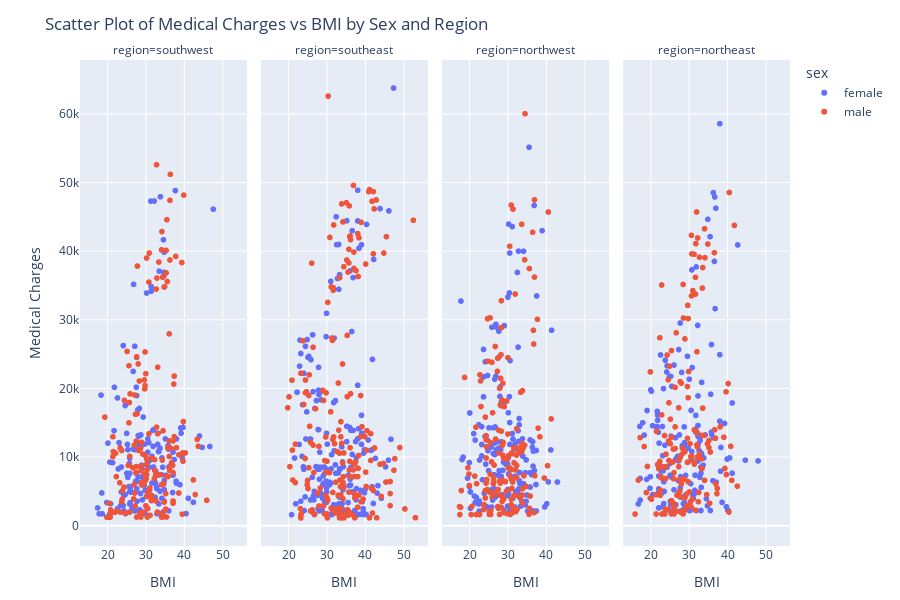

Source (notebook cell):
### Markdown cell above
Graph 1: 

**Observations:**

**Distribution of Medical Charges:**
1. Medical charges are right-skewed, with most charges concentrated between 0 and 10,000.
2. There are fewer instances as charges increase, with some extreme values reaching up to 60,000 or more.

**Comparison by Sex:**
1. Males (red) tend to have higher charges on average compared to females (blue).
2. The distribution of charges for males shows more instances of high charges, especially beyond 20,000. This is evident in both the histogram and box plot.
3. Females have a tighter range, with fewer instances of extremely high charges.

**Box Plot Insights:**
1. The box plots show that the median medical charges for males are higher than for females.
2. There are more outliers for males on the higher end, indicating a greater number of males with exceptionally high medical costs.
3. Females also have outliers, but these are less frequent and not as extreme as those observed in males.

**Probability Density:**

The probability density overlay shows that females have a higher density of lower charges (closer to 0-10k), whereas males show a more spread-out density across a broader range of charges.

**Conslusions:**

This visualization suggests that males generally incur higher medical charges than females, with a more significant number of high-cost outliers. The bulk of both male and female charges are low, but the long right tail for males indicates that a subset of the male population experiences significantly higher medical costs. This could be due to underlying health factors or lifestyle differences that warrant further investigation.

Graph 2:

**Observations:**

**Distribution of Medical Charges Across Regions:**
1. Medical charges exhibit a right-skewed distribution across all regions, with most charges concentrated below 10,000.
2. Higher charges (over 20,000) are less common, but some individuals incur charges upwards of 50,000 or more.

**Comparison Between Regions:**
1. Southeast (red) has the largest spread and highest median of medical charges, as shown by the box plot. This region has more high-cost outliers, indicating that a larger portion of the population in the southeast incurs higher medical charges compared to other regions.
2. Southwest (blue) and northeast (purple) regions have similar distributions, with relatively lower median charges and fewer high-cost outliers.
3. Northwest (green) has a distribution that falls between the southeast and the other regions, with some high-cost outliers but a more moderate median.

**Box Plot Insights:**
1. The southeast region shows the most pronounced high-cost outliers, which could suggest a higher incidence of expensive medical conditions or treatments in this area.
2. The interquartile range (IQR) of the southeast is wider than that of the other regions, indicating a broader variability in charges within this region.
3. The southwest and northeast regions have a narrower IQR, meaning charges are more concentrated around the median, with fewer extreme values.

**Probability Density:**
1. The density distribution indicates that lower medical charges (below 10,000) are common across all regions, with some slight differences in density among regions.
2. The southeast region has a notable presence in the higher charge ranges, as indicated by the red-colored density contributions to the right side of the histogram.

**Conclusion:**
This plot suggests that individuals in the southeast region tend to have higher medical charges on average, with a significant number of outliers at the high end. Other regions, especially the southwest and northeast, show a more constrained distribution of charges with fewer high-cost cases. This pattern could reflect regional differences in healthcare costs, prevalence of certain medical conditions, or lifestyle factors that affect medical expenses. Further analysis could help pinpoint the underlying reasons for these regional variations.

### Code cell
# Scatter plot of charges vs bmi, colored by sex and with regions as facets
fig = px.scatter(
    df,
    x="bmi",
    y="charges",
    color="sex",
    facet_col="region",  # Creates separate panels for each region
    title="Scatter Plot of Medical Charges vs BMI by Sex and Region",
    labels={"charges": "Medical Charges", "bmi": "BMI"},
    hover_data=df.columns  # Display additional info on hover
)

# Update layout for better readability
fig.update_layout(
    height=600,
    width=900,
    margin=dict(t=60, b=50)
)

fig.show()

### Figure 1 — Plotly figure (JSON) as saved in the notebook; plotly's stock layout.template omitted (floating-point values rounded to 4 significant figures; data arrays with more than 128 entries replaced by an {"elided": "..."} marker saying what was removed)
{"data": [{"customdata": {"elided": "162x5 mixed values"}, "hovertemplate": "sex=%{customdata[1]}<br>region=%{customdata[4]}<br>BMI=%{x}<br>Medical Charges=%{y}<br>age=%{customdata[0]}<br>children=%{customdata[2]}<br>smoker=%{customdata[3]}<extra></extra>", "legendgroup": "female", "marker": {"color": "#636efa", "symbol": "circle"}, "mode": "markers", "name": "female", "showlegend": true, "type": "scattergl", "x": {"elided": "162 float values"}, "xaxis": "x", "y": {"elided": "162 float values"}, "yaxis": "y"}, {"customdata": {"elided": "175x5 mixed values"}, "hovertemplate": "sex=%{customdata[1]}<br>region=%{customdata[4]}<br>BMI=%{x}<br>Medical Charges=%{y}<br>age=%{customdata[0]}<br>children=%{customdata[2]}<br>smoker=%{customdata[3]}<extra></extra>", "legendgroup": "female", "marker": {"color": "#636efa", "symbol": "circle"}, "mode": "markers", "name": "female", "showlegend": false, "type": "scattergl", "x": {"elided": "175 float values"}, "xaxis": "x2", "y": {"elided": "175 float values"}, "yaxis": "y2"}, {"customdata": {"elided": "164x5 mixed values"}, "hovertemplate": "sex=%{customdata[1]}<br>region=%{customdata[4]}<br>BMI=%{x}<br>Medical Charges=%{y}<br>age=%{customdata[0]}<br>children=%{customdata[2]}<br>smoker=%{customdata[3]}<extra></extra>", "legendgroup": "female", "marker": {"color": "#636efa", "symbol": "circle"}, "mode": "markers", "name": "female", "showlegend": false, "type": "scattergl", "x": {"elided": "164 float values"}, "xaxis": "x3", "y": {"elided": "164 float values"}, "yaxis": "y3"}, {"customdata": {"elided": "161x5 mixed values"}, "hovertemplate": "sex=%{customdata[1]}<br>region=%{customdata[4]}<br>BMI=%{x}<br>Medical Charges=%{y}<br>age=%{customdata[0]}<br>children=%{customdata[2]}<br>smoker=%{customdata[3]}<extra></extra>", "legendgroup": "female", "marker": {"color": "#636efa", "symbol": "circle"}, "mode": "markers", "name": "female", "showlegend": false, "type": "scattergl", "x": {"elided": "161 float values"}, "xaxis": "x4", "y": {"elided": "161 float values"}, "yaxis": "y4"}, {"customdata": {"elided": "163x5 mixed values"}, "hovertemplate": "sex=%{customdata[1]}<br>region=%{customdata[4]}<br>BMI=%{x}<br>Medical Charges=%{y}<br>age=%{customdata[0]}<br>children=%{customdata[2]}<br>smoker=%{customdata[3]}<extra></extra>", "legendgroup": "male", "marker": {"color": "#EF553B", "symbol": "circle"}, "mode": "markers", "name": "male", "showlegend": true, "type": "scattergl", "x": {"elided": "163 float values"}, "xaxis": "x", "y": {"elided": "163 float values"}, "yaxis": "y"}, {"customdata": {"elided": "189x5 mixed values"}, "hovertemplate": "sex=%{customdata[1]}<br>region=%{customdata[4]}<br>BMI=%{x}<br>Medical Charges=%{y}<br>age=%{customdata[0]}<br>children=%{customdata[2]}<br>smoker=%{customdata[3]}<extra></extra>", "legendgroup": "male", "marker": {"color": "#EF553B", "symbol": "circle"}, "mode": "markers", "name": "male", "showlegend": false, "type": "scattergl", "x": {"elided": "189 float values"}, "xaxis": "x2", "y": {"elided": "189 float values"}, "yaxis": "y2"}, {"customdata": {"elided": "161x5 mixed values"}, "hovertemplate": "sex=%{customdata[1]}<br>region=%{customdata[4]}<br>BMI=%{x}<br>Medical Charges=%{y}<br>age=%{customdata[0]}<br>children=%{customdata[2]}<br>smoker=%{customdata[3]}<extra></extra>", "legendgroup": "male", "marker": {"color": "#EF553B", "symbol": "circle"}, "mode": "markers", "name": "male", "showlegend": false, "type": "scattergl", "x": {"elided": "161 float values"}, "xaxis": "x3", "y": {"elided": "161 float values"}, "yaxis": "y3"}, {"customdata": {"elided": "163x5 mixed values"}, "hovertemplate": "sex=%{customdata[1]}<br>region=%{customdata[4]}<br>BMI=%{x}<br>Medical Charges=%{y}<br>age=%{customdata[0]}<br>children=%{customdata[2]}<br>smoker=%{customdata[3]}<extra></extra>", "legendgroup": "male", "marker": {"color": "#EF553B", "symbol": "circle"}, "mode": "markers", "name": "male", "showlegend": false, "type": "scattergl", "x": {"elided": "163 float values"}, "xaxis": "x4", "y": {"elided": "163 float values"}, "yaxis": "y4"}], "layout": {"annotations": [{"font": {}, "showarrow": false, "text": "region=southwest", "x": 0.1175, "xanchor": "center", "xref": "paper", "y": 1, "yanchor": "bottom", "yref": "paper"}, {"font": {}, "showarrow": false, "text": "region=southeast", "x": 0.3725, "xanchor": "center", "xref": "paper", "y": 1, "yanchor": "bottom", "yref": "paper"}, {"font": {}, "showarrow": false, "text": "region=northwest", "x": 0.6275, "xanchor": "center", "xref": "paper", "y": 1, "yanchor": "bottom", "yref": "paper"}, {"font": {}, "showarrow": false, "text": "region=northeast", "x": 0.8825, "xanchor": "center", "xref": "paper", "y": 1, "yanchor": "bottom", "yref": "paper"}], "height": 600, "legend": {"title": {"text": "sex"}, "tracegroupgap": 0}, "margin": {"b": 50, "t": 60}, "title": {"text": "Scatter Plot of Medical Charges vs BMI by Sex and Region"}, "width": 900, "xaxis": {"anchor": "y", "domain": [0, 0.235], "title": {"text": "BMI"}}, "xaxis2": {"anchor": "y2", "domain": [0.255, 0.49], "matches": "x", "title": {"text": "BMI"}}, "xaxis3": {"anchor": "y3", "domain": [0.51, 0.745], "matches": "x", "title": {"text": "BMI"}}, "xaxis4": {"anchor": "y4", "domain": [0.765, 1.0], "matches": "x", "title": {"text": "BMI"}}, "yaxis": {"anchor": "x", "domain": [0, 1], "title": {"text": "Medical Charges"}}, "yaxis2": {"anchor": "x2", "domain": [0, 1], "matches": "y", "showticklabels": false}, "yaxis3": {"anchor": "x3", "domain": [0, 1], "matches": "y", "showticklabels": false}, "yaxis4": {"anchor": "x4", "domain": [0, 1], "matches": "y", "showticklabels": false}}}
